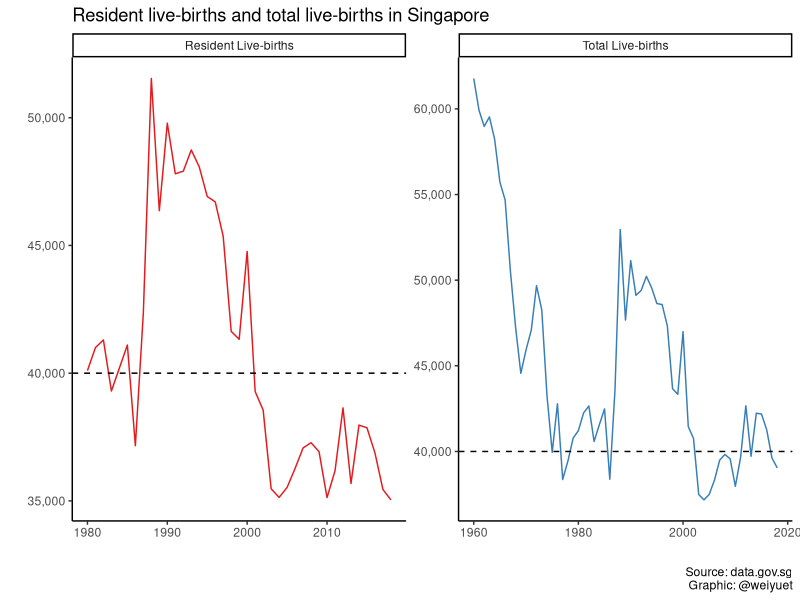
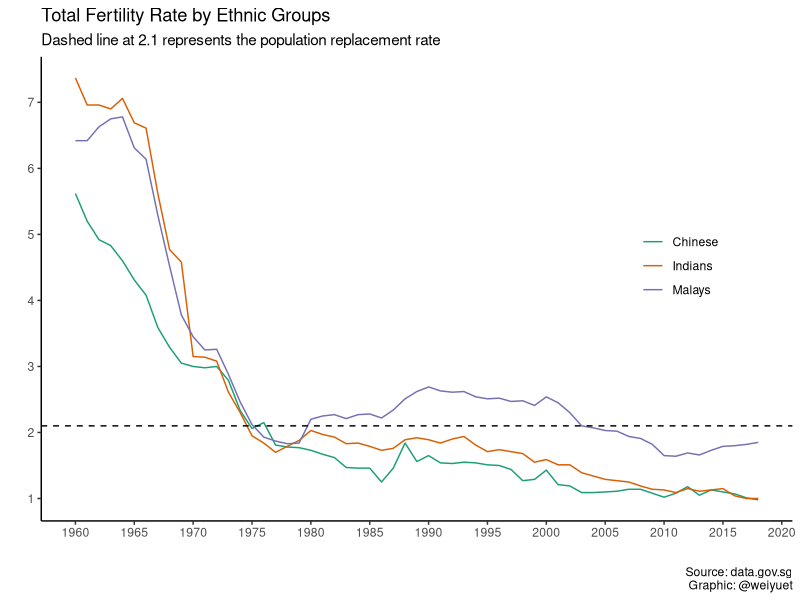
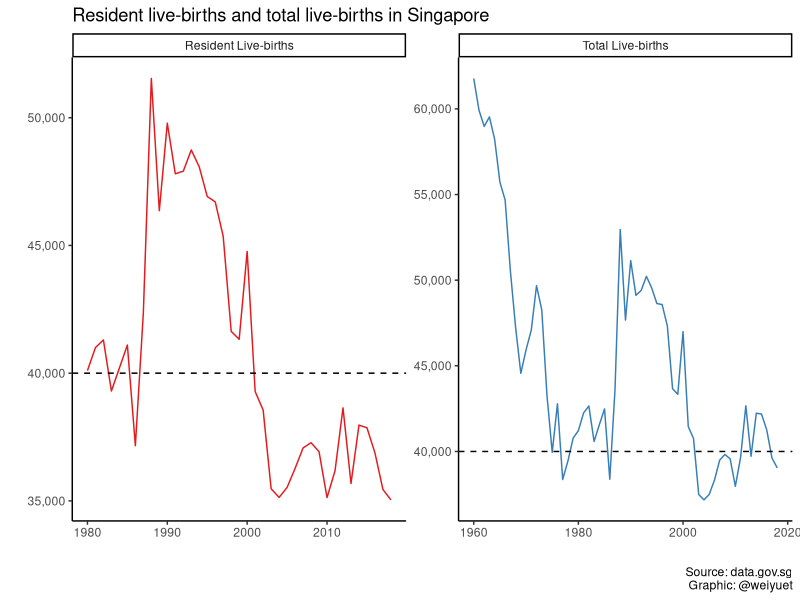
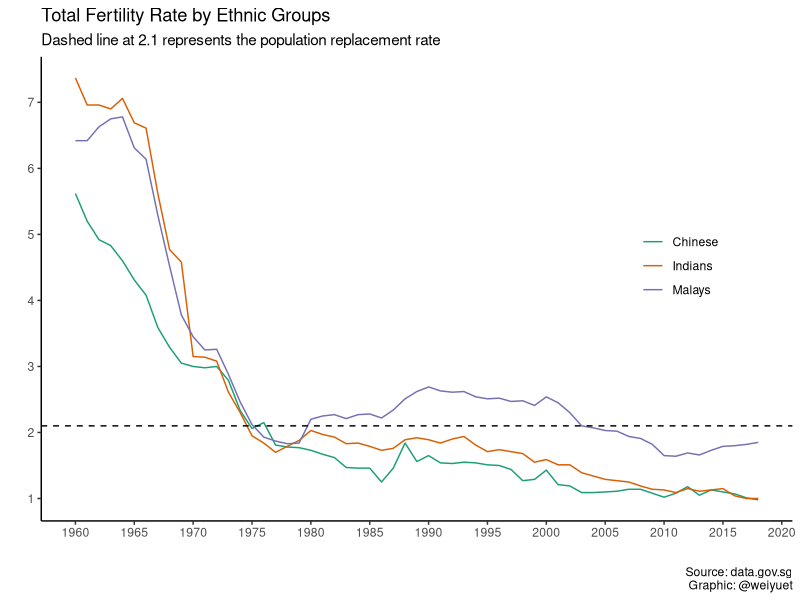

Recreate these plots in R, in order.
#Loading libraries
library(tidyverse)
library(scales)

# Loading live-births data
live_births <- read_csv("data/births-and-fertility-annual/live-births.csv")

# Data wrangling
live_births$value <- as.double(as.character(live_births$value))

# Plotting number of live-births
live_births %>% 
  drop_na() %>% 
  ggplot(aes(x = year, y = value, colour = level_1)) +
  geom_line() +
  geom_hline(yintercept = 40000, linetype = 2, size = 0.5) +
  facet_wrap(~level_1, scales = "free") +
  scale_y_continuous(labels = label_number(big.mark = ",")) +
  theme_classic() +
  theme(legend.position = "none") +
  scale_colour_brewer(type = "qual", palette = 6) +
  labs(x = "", y = "",
       title = "Resident live-births and total live-births in Singapore",
       caption = "Source: data.gov.sg\nGraphic: @weiyuet")

ggsave("figures/resident-and-total-live-births.png", width = 8, height = 6)

# Loading total fertility rate by ethnic group data
total_fertility_rate_by_ethnic_group <- read_csv("data/births-and-fertility-annual/total-fertility-rate-by-ethnic-group.csv")

total_fertility_rate_by_ethnic_group %>% 
  ggplot(aes(x = year, y = value, colour = level_2)) +
  geom_line() +
  geom_hline(yintercept = 2.1, linetype = 2, size = 0.5) +
  theme_classic() +
  theme(legend.title = element_blank(),
        legend.position = c(0.85, 0.55)) +
  scale_colour_brewer(type = "qual", palette = 2) +
  scale_x_continuous(breaks = seq(1960, 2020, 5)) +
  scale_y_continuous(breaks = seq(0, 8, 1)) +
  labs(x = "", y ="",
       title = "Total Fertility Rate by Ethnic Groups",
       subtitle = "Dashed line at 2.1 represents the population replacement rate",
       caption = "Source: data.gov.sg\nGraphic: @weiyuet")

ggsave("figures/fertility-rate-ethnic-groups.png", width = 8, height = 6)
